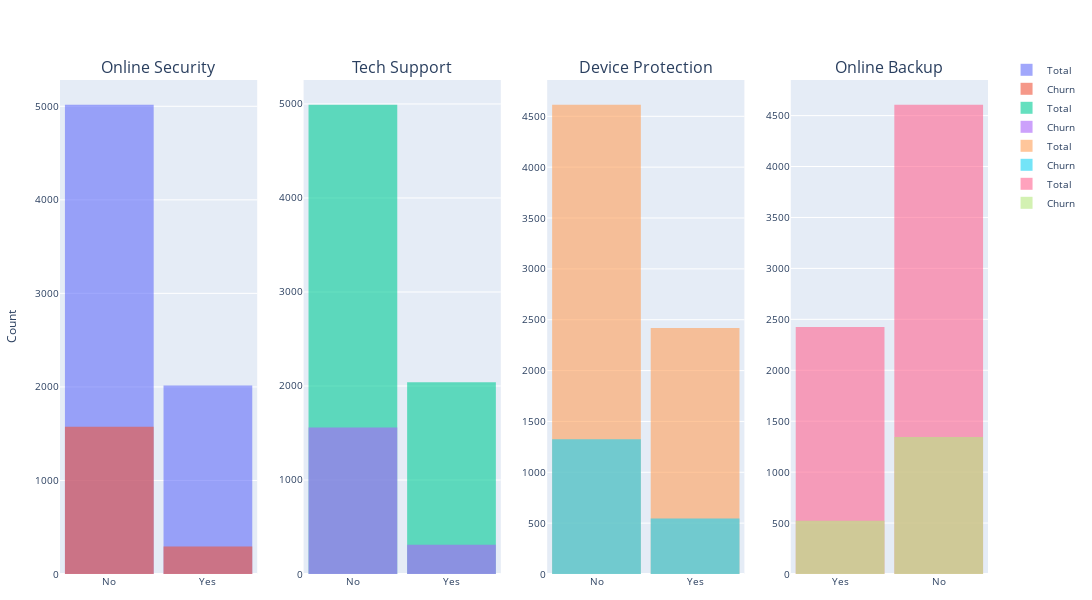

Notebook code cell kept with this figure:
### Markdown cell above
#### Services Subscriptions vs Churn

The non subscription to services are correlated to higher customer churn.

### Code cell
cust_churn = cust_churn.replace({1:'Yes',0:'No'})

fig = make_subplots(
    rows=1, cols=4,
    subplot_titles=('Online Security','Tech Support', 'Device Protection', 'Online Backup'))

fig.add_trace(go.Histogram(x=cust_churn['Online Security'], opacity=0.6, name='Total'), row=1, col=1)
fig.add_trace(go.Histogram(x=cust_churn[cust_churn['Churn']=='Yes']['Online Security'], opacity=0.6, name='Churn'), row=1, col=1)

fig.add_trace(go.Histogram(x=cust_churn['Tech Support'], opacity=0.6, name='Total'), row=1, col=2)
fig.add_trace(go.Histogram(x=cust_churn[cust_churn['Churn']=='Yes']['Tech Support'], opacity=0.6, name='Churn'), row=1, col=2)

fig.add_trace(go.Histogram(x=cust_churn['Device Protection'], opacity=0.6, name='Total'), row=1, col=3)
fig.add_trace(go.Histogram(x=cust_churn[cust_churn['Churn']=='Yes']['Device Protection'], opacity=0.6, name='Churn'), row=1, col=3)

fig.add_trace(go.Histogram(x=cust_churn['Online Backup'], opacity=0.6, name='Total'), row=1, col=4)
fig.add_trace(go.Histogram(x=cust_churn[cust_churn['Churn']=='Yes']['Online Backup'], opacity=0.6, name='Churn'), row=1, col=4)

fig.update_layout(
    barmode='overlay',  
    bargap=0.1,
    width=1300,   
    height=600,
    margin=dict(l=20, r=20, t=80, b=20),
    yaxis_title='Count',
    font=dict(size=10),
    legend=dict(y=1.05, x=1.02)
)

pio.renderers.default = 'plotly_mimetype'
fig.show()

### Figure 1 — Plotly figure (JSON) as saved in the notebook; plotly's stock layout.template omitted (floating-point values rounded to 4 significant figures; data arrays with more than 128 entries replaced by an {"elided": "..."} marker saying what was removed)
{"data": [{"name": "Total", "opacity": 0.6, "type": "histogram", "x": {"elided": "7032 str values"}, "xaxis": "x", "yaxis": "y"}, {"name": "Churn", "opacity": 0.6, "type": "histogram", "x": {"elided": "1869 str values"}, "xaxis": "x", "yaxis": "y"}, {"name": "Total", "opacity": 0.6, "type": "histogram", "x": {"elided": "7032 str values"}, "xaxis": "x2", "yaxis": "y2"}, {"name": "Churn", "opacity": 0.6, "type": "histogram", "x": {"elided": "1869 str values"}, "xaxis": "x2", "yaxis": "y2"}, {"name": "Total", "opacity": 0.6, "type": "histogram", "x": {"elided": "7032 str values"}, "xaxis": "x3", "yaxis": "y3"}, {"name": "Churn", "opacity": 0.6, "type": "histogram", "x": {"elided": "1869 str values"}, "xaxis": "x3", "yaxis": "y3"}, {"name": "Total", "opacity": 0.6, "type": "histogram", "x": {"elided": "7032 str values"}, "xaxis": "x4", "yaxis": "y4"}, {"name": "Churn", "opacity": 0.6, "type": "histogram", "x": {"elided": "1869 str values"}, "xaxis": "x4", "yaxis": "y4"}], "layout": {"annotations": [{"font": {"size": 16}, "showarrow": false, "text": "Online Security", "x": 0.1062, "xanchor": "center", "xref": "paper", "y": 1, "yanchor": "bottom", "yref": "paper"}, {"font": {"size": 16}, "showarrow": false, "text": "Tech Support", "x": 0.3688, "xanchor": "center", "xref": "paper", "y": 1, "yanchor": "bottom", "yref": "paper"}, {"font": {"size": 16}, "showarrow": false, "text": "Device Protection", "x": 0.6313, "xanchor": "center", "xref": "paper", "y": 1, "yanchor": "bottom", "yref": "paper"}, {"font": {"size": 16}, "showarrow": false, "text": "Online Backup", "x": 0.8938, "xanchor": "center", "xref": "paper", "y": 1, "yanchor": "bottom", "yref": "paper"}], "bargap": 0.1, "barmode": "overlay", "font": {"size": 10}, "height": 600, "legend": {"x": 1.02, "y": 1.05}, "margin": {"b": 20, "l": 20, "r": 20, "t": 80}, "width": 1300, "xaxis": {"anchor": "y", "domain": [0, 0.2125]}, "xaxis2": {"anchor": "y2", "domain": [0.2625, 0.475]}, "xaxis3": {"anchor": "y3", "domain": [0.525, 0.7375]}, "xaxis4": {"anchor": "y4", "domain": [0.7875, 1]}, "yaxis": {"anchor": "x", "domain": [0, 1], "title": {"text": "Count"}}, "yaxis2": {"anchor": "x2", "domain": [0, 1]}, "yaxis3": {"anchor": "x3", "domain": [0, 1]}, "yaxis4": {"anchor": "x4", "domain": [0, 1]}}}
